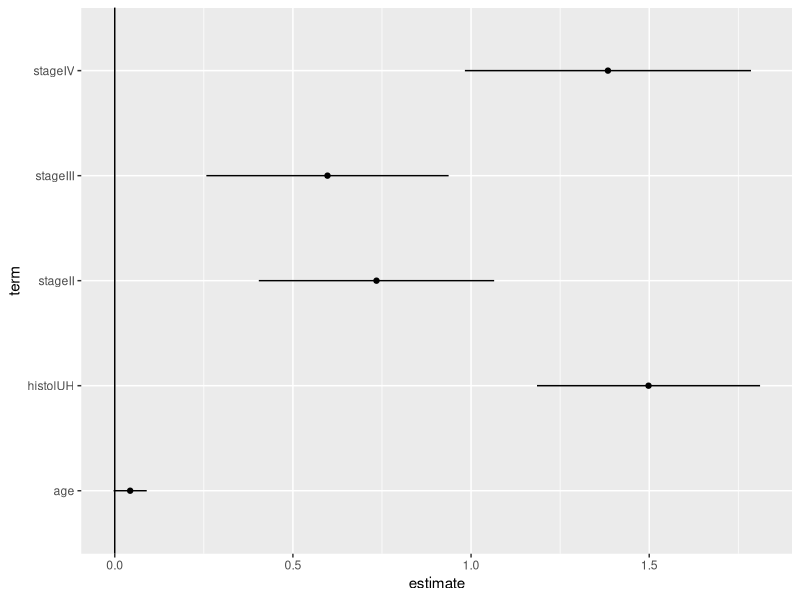

Here is the R script that generated this plot:
library(broom)


### Name: tidy.cch
### Title: Tidy a(n) cch object
### Aliases: tidy.cch cch_tidiers

### ** Examples


library(survival)

# examples come from cch documentation
subcoh <- nwtco$in.subcohort
selccoh <- with(nwtco, rel==1|subcoh==1)
ccoh.data <- nwtco[selccoh,]
ccoh.data$subcohort <- subcoh[selccoh]
## central-lab histology
ccoh.data$histol <- factor(ccoh.data$histol,labels=c("FH","UH"))
## tumour stage
ccoh.data$stage <- factor(ccoh.data$stage,labels=c("I","II","III" ,"IV"))
ccoh.data$age <- ccoh.data$age/12 # Age in years

fit.ccP <- cch(Surv(edrel, rel) ~ stage + histol + age, data = ccoh.data,
               subcoh = ~subcohort, id= ~seqno, cohort.size = 4028)

tidy(fit.ccP)

# coefficient plot
library(ggplot2)
ggplot(tidy(fit.ccP), aes(x = estimate, y = term)) +
  geom_point() +
  geom_errorbarh(aes(xmin = conf.low, xmax = conf.high), height = 0) +
  geom_vline(xintercept = 0)




